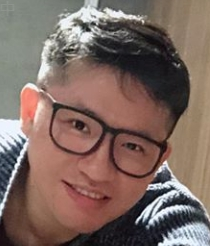
#> input picture opencv_test/facer/face1.jpg, 210 x 246 px
$ python opencv_faceTrainPred.py
#> lines starting #> are read from the running program, lines starting #| are printed output that depends on the picture; long printed decimals are rounded
import cv2
import numpy as np

images = []
images.append(cv2.imread("facer/face1.jpg",cv2.IMREAD_GRAYSCALE))
images.append(cv2.imread("facer/face2.jpg",cv2.IMREAD_GRAYSCALE))
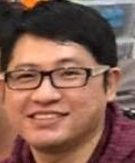
#> input picture opencv_test/facer/face2.jpg, 135 x 163 px
images.append(cv2.imread("facer/face3.jpg",cv2.IMREAD_GRAYSCALE))
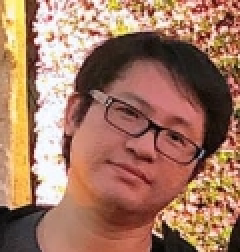
#> input picture opencv_test/facer/face3.jpg, 120 x 126 px (shown 2 times larger)
images.append(cv2.imread("facer/face4.jpg",cv2.IMREAD_GRAYSCALE))
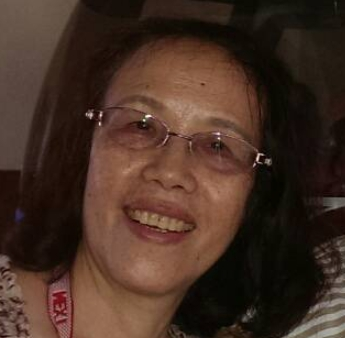
#> input picture opencv_test/facer/face4.jpg, 345 x 338 px
images.append(cv2.imread("facer/face5.jpg",cv2.IMREAD_GRAYSCALE))
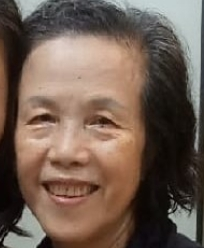
#> input picture opencv_test/facer/face5.jpg, 204 x 248 px

labels = [0,0,0,1,1]

# 創建辨識訓練器
recognizer = cv2.face.LBPHFaceRecognizer_create()
# 帶入影像與 label
recognizer.train(images,np.array(labels))
# 傳入測試影像 可轉灰階亦可不轉
predict_image=cv2.imread("facer/test.jpg",cv2.IMREAD_GRAYSCALE)
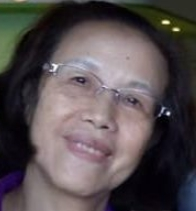
#> input picture opencv_test/facer/test.jpg, 196 x 211 px
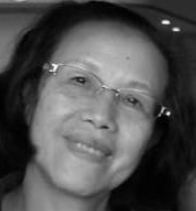
#> predict_image: shape (211, 196); min 0, max 249, mean 80
print(recognizer.predict(predict_image))
#| (1, 64.336)
label,confidence = recognizer.predict(predict_image)
#> label = 1; confidence = 64.34
print('label:',label)
#| label: 1
print("confidence:",confidence)
#| confidence: 64.336
